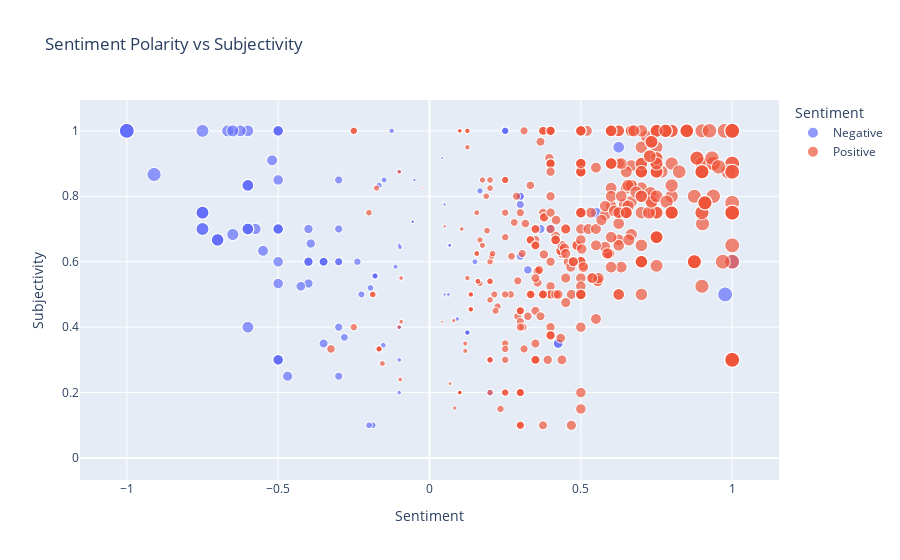

The notebook cell this image was saved under:
### Markdown cell above
## Sentiment

Another way to look at the data is to see how different words factor into the overall sentiment of a review.  There are different ways to do this, but one way is by using the textblob library (Python has tons of NLP libraries) to compute the sentiment of each review.  Sentiment can be positive (a positive value), negative (a negative value) or neutral (a value at or near 0).  

Interestingly, the sentiment calculated by textblob doesn't align perfectly (though it does generally match up) with the positive/negative label given in the data.  

Let's look at the sentiment vs subjectivity color coded by the sentiment label in the dataset.

### Code cell
#%pip install textblob
import warnings
warnings.filterwarnings("ignore", category=FutureWarning)
from textblob import TextBlob
import plotly.express as px

# Sentiment calculations
df['calc_sentiment'] = df['Review Title'].apply(lambda x: TextBlob(x).sentiment.polarity)
df['subjectivity'] = df['Review Title'].apply(lambda x: TextBlob(x).sentiment.subjectivity)
df['abs_sentiment'] = df['calc_sentiment'].abs()

# Optional: Make sentiment a category to suppress warning
df['Sentiment'] = df['Sentiment'].astype(str)

# Plot
fig = px.scatter(
    df, 
    x='calc_sentiment', 
    y='subjectivity', 
    hover_data=['Review Title'],
    color='Sentiment',
    size='abs_sentiment',
    size_max=15,
    title='Sentiment Polarity vs Subjectivity',
    hover_name='Restaurant Name',
    labels={'sentiment': 'Sentiment Polarity', 'subjectivity': 'Subjectivity'}
)

fig.update_layout(xaxis_title='Sentiment', height=500)
fig.show()

### Figure 1 — Plotly figure (JSON) as saved in the notebook; plotly's stock layout.template omitted (floating-point values rounded to 4 significant figures; data arrays with more than 128 entries replaced by an {"elided": "..."} marker saying what was removed)
{"data": [{"customdata": {"elided": "265x1 str values"}, "hovertemplate": "<b>%{hovertext}</b><br><br>Sentiment=Negative<br>calc_sentiment=%{x}<br>Subjectivity=%{y}<br>abs_sentiment=%{marker.size}<br>Review Title=%{customdata[0]}<extra></extra>", "hovertext": {"elided": "265 str values"}, "legendgroup": "Negative", "marker": {"color": "#636efa", "size": {"elided": "265 float values"}, "sizemode": "area", "sizeref": 0.004444, "symbol": "circle"}, "mode": "markers", "name": "Negative", "showlegend": true, "type": "scattergl", "x": {"elided": "265 float values"}, "xaxis": "x", "y": {"elided": "265 float values"}, "yaxis": "y"}, {"customdata": {"elided": "1237x1 str values"}, "hovertemplate": "<b>%{hovertext}</b><br><br>Sentiment=Positive<br>calc_sentiment=%{x}<br>Subjectivity=%{y}<br>abs_sentiment=%{marker.size}<br>Review Title=%{customdata[0]}<extra></extra>", "hovertext": {"elided": "1237 str values"}, "legendgroup": "Positive", "marker": {"color": "#EF553B", "size": {"elided": "1237 float values"}, "sizemode": "area", "sizeref": 0.004444, "symbol": "circle"}, "mode": "markers", "name": "Positive", "showlegend": true, "type": "scattergl", "x": {"elided": "1237 float values"}, "xaxis": "x", "y": {"elided": "1237 float values"}, "yaxis": "y"}], "layout": {"autosize": true, "legend": {"itemsizing": "constant", "title": {"text": "Sentiment"}, "tracegroupgap": 0}, "title": {"text": "Sentiment Polarity vs Subjectivity"}, "xaxis": {"anchor": "y", "autorange": true, "domain": [0, 1], "range": [-1, 6], "title": {"text": "Sentiment"}}, "yaxis": {"anchor": "x", "autorange": true, "domain": [0, 1], "range": [-1, 4], "title": {"text": "Subjectivity"}}}}
